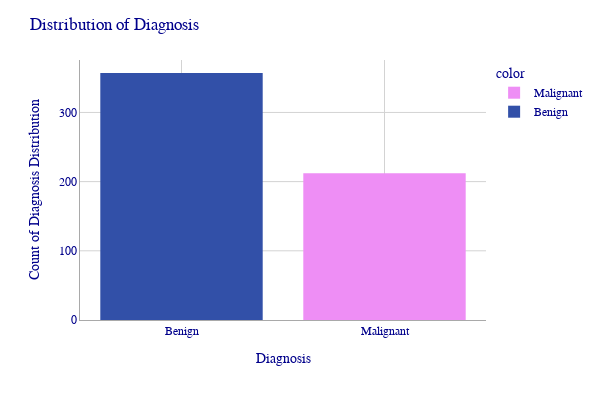

Notebook code for this chart:
### Code cell
# Map numeric diagnosis back to string labels for plotting
diagnosis_labels = df['diagnosis'].map({0: 'Benign', 1: 'Malignant'})

fig = px.histogram(x=diagnosis_labels, 
                   color=diagnosis_labels,
                   color_discrete_map={
        'Benign': 'rgb(50, 80, 168)',     
        'Malignant': '#ee8ef5'     
    })
fig.update_xaxes(categoryorder="array", categoryarray=['Benign', 'Malignant'])
fig.update_layout(
    title="Distribution of Diagnosis",
    xaxis_title="Diagnosis",
    yaxis_title="Count of Diagnosis Distribution"
)
fig.update_layout(
    width=600,
    height=400,
    font=dict(
        family="Arial, Courier New, monospace",  # font family
        size=12,                                 # font size (pixels)
        color="darkblue"                         # font color
    )
)

fig.update_layout(
    plot_bgcolor='white',
    xaxis=dict(
        showline=True,            # show axis line
        linecolor='darkgray',        # axis line color
        showgrid=True,            # show grid lines
        gridcolor='lightgray',    # grid line color
        gridwidth=1
    ),
    yaxis=dict(
        showline=True,
        linecolor='darkgray',
        showgrid=True,
        gridcolor='lightgray',
        gridwidth=1
    )
)

fig.show()

### Figure 1 — Plotly figure (JSON) as saved in the notebook; plotly's stock layout.template omitted (floating-point values rounded to 4 significant figures; data arrays with more than 128 entries replaced by an {"elided": "..."} marker saying what was removed)
{"data": [{"bingroup": "x", "hovertemplate": "color=Malignant<br>x=%{x}<br>count=%{y}<extra></extra>", "legendgroup": "Malignant", "marker": {"color": "#ee8ef5", "pattern": {"shape": ""}}, "name": "Malignant", "orientation": "v", "showlegend": true, "type": "histogram", "x": {"elided": "212 str values"}, "xaxis": "x", "yaxis": "y"}, {"bingroup": "x", "hovertemplate": "color=Benign<br>x=%{x}<br>count=%{y}<extra></extra>", "legendgroup": "Benign", "marker": {"color": "rgb(50, 80, 168)", "pattern": {"shape": ""}}, "name": "Benign", "orientation": "v", "showlegend": true, "type": "histogram", "x": {"elided": "357 str values"}, "xaxis": "x", "yaxis": "y"}], "layout": {"barmode": "relative", "font": {"color": "darkblue", "family": "Arial, Courier New, monospace", "size": 12}, "height": 400, "legend": {"title": {"text": "color"}, "tracegroupgap": 0}, "margin": {"t": 60}, "plot_bgcolor": "white", "title": {"text": "Distribution of Diagnosis"}, "width": 600, "xaxis": {"anchor": "y", "categoryarray": ["Benign", "Malignant"], "categoryorder": "array", "domain": [0, 1], "gridcolor": "lightgray", "gridwidth": 1, "linecolor": "darkgray", "showgrid": true, "showline": true, "title": {"text": "Diagnosis"}}, "yaxis": {"anchor": "x", "domain": [0, 1], "gridcolor": "lightgray", "gridwidth": 1, "linecolor": "darkgray", "showgrid": true, "showline": true, "title": {"text": "Count of Diagnosis Distribution"}}}}
